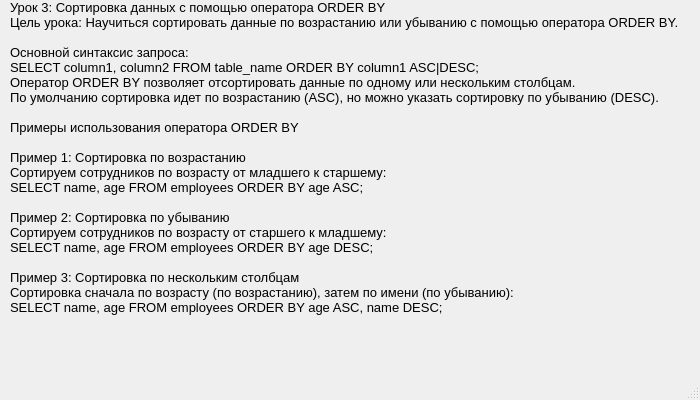
<?xml version="1.0" encoding="UTF-8"?>
<ui version="4.0">
 <class>lesson3</class>
 <widget class="QMainWindow" name="lesson3">
  <property name="geometry">
   <rect>
    <x>0</x>
    <y>0</y>
    <width>700</width>
    <height>400</height>
   </rect>
  </property>
  <property name="windowTitle">
   <string>MainWindow</string>
  </property>
  <widget class="QWidget" name="centralwidget">
   <widget class="QLabel" name="label">
    <property name="geometry">
     <rect>
      <x>10</x>
      <y>0</y>
      <width>670</width>
      <height>350</height>
     </rect>
    </property>
    <property name="font">
     <font>
      <pointsize>10</pointsize>
     </font>
    </property>
    <property name="text">
     <string>Урок 3: Сортировка данных с помощью оператора ORDER BY
Цель урока: Научиться сортировать данные по возрастанию или убыванию с помощью оператора ORDER BY.

Основной синтаксис запроса:
SELECT column1, column2 FROM table_name ORDER BY column1 ASC|DESC;
Оператор ORDER BY позволяет отсортировать данные по одному или нескольким столбцам. 
По умолчанию сортировка идет по возрастанию (ASC), но можно указать сортировку по убыванию (DESC).

Примеры использования оператора ORDER BY

Пример 1: Сортировка по возрастанию
Сортируем сотрудников по возрасту от младшего к старшему:
SELECT name, age FROM employees ORDER BY age ASC;

Пример 2: Сортировка по убыванию
Сортируем сотрудников по возрасту от старшего к младшему:
SELECT name, age FROM employees ORDER BY age DESC;

Пример 3: Сортировка по нескольким столбцам
Сортировка сначала по возрасту (по возрастанию), затем по имени (по убыванию):
SELECT name, age FROM employees ORDER BY age ASC, name DESC;</string>
    </property>
    <property name="alignment">
     <set>Qt::AlignLeading|Qt::AlignLeft|Qt::AlignTop</set>
    </property>
   </widget>
  </widget>
  <widget class="QMenuBar" name="menubar">
   <property name="geometry">
    <rect>
     <x>0</x>
     <y>0</y>
     <width>700</width>
     <height>21</height>
    </rect>
   </property>
  </widget>
  <widget class="QStatusBar" name="statusbar"/>
 </widget>
 <resources/>
 <connections/>
</ui>
